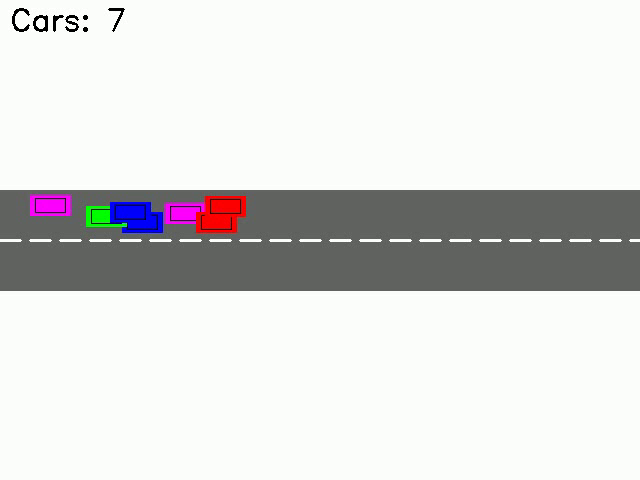
#> input picture frame 60 of traffic_management/traffic_simulation.mp4, 640 x 480 px
$ python car_detection.py
#> lines starting #> are read from the running program, lines starting #| are printed output that depends on the picture; after the words box and inside, x2 and y2 are one past the last pixel; in counts of white or black regions, pixels touching at a corner belong together
import cv2
import numpy as np
import time

class TrafficSignalManagement:
    def __init__(self, video_path=None):
        # Initialize the video capture
        self.video_path = video_path
        self.cap = None

        # Car detection parameters - using fullbody cascade as alternative
        self.car_cascade = cv2.CascadeClassifier(cv2.data.haarcascades + 'haarcascade_fullbody.xml')

        # Background subtractor for motion detection
        self.bg_subtractor = cv2.createBackgroundSubtractorMOG2(detectShadows=True)

        # Car counting variables
        self.car_count = 0
        self.previous_car_count = 0
        self.car_counts_history = []

        # Frame processing parameters
        self.frame_count = 0
        self.process_every_n_frames = 5  # Process every 5th frame for performance

        # Region of interest parameters (can be adjusted based on camera view)
        self.roi_vertices = None

    def start_video_capture(self):
        """Start the video capture from file or camera"""
        if self.video_path:
            self.cap = cv2.VideoCapture(self.video_path)
        else:
            # Use default camera (0) if no video path is provided
            self.cap = cv2.VideoCapture(0)

        if not self.cap.isOpened():
            print("Error: Could not open video source")
            return False

        # Get video dimensions
        width = int(self.cap.get(cv2.CAP_PROP_FRAME_WIDTH))
        height = int(self.cap.get(cv2.CAP_PROP_FRAME_HEIGHT))

        # Set default ROI as the bottom half of the frame
        self.roi_vertices = np.array([
            [0, height],
            [0, height//2],
            [width, height//2],
            [width, height]
        ], dtype=np.int32)

        return True

    def set_roi(self, vertices):
        """Set custom region of interest"""
        self.roi_vertices = np.array(vertices, dtype=np.int32)

    def apply_roi_mask(self, frame):
        """Apply region of interest mask to the frame"""
        mask = np.zeros_like(frame)
        cv2.fillPoly(mask, [self.roi_vertices], (255, 255, 255))
        masked_frame = cv2.bitwise_and(frame, mask)
        return masked_frame

    def detect_cars(self, frame):
        """Detect cars in the frame using improved hybrid approach"""
        # Convert frame to grayscale for detection
        gray = cv2.cvtColor(frame, cv2.COLOR_BGR2GRAY)

        # Apply ROI mask
        masked_frame = self.apply_roi_mask(gray)

        # Use color-based detection for better accuracy
        cars = self.color_based_detection(frame)

        # If we don't detect enough cars, use motion detection
        if len(cars) < 5:
            motion_cars = self.motion_based_detection(masked_frame)
            cars.extend(motion_cars)

        # Remove overlapping detections
        cars = self.remove_overlapping_detections(cars)

        return cars

    def color_based_detection(self, frame):
        """Detect cars based on color segmentation"""
        cars = []

        # Convert to HSV for better color detection
        hsv = cv2.cvtColor(frame, cv2.COLOR_BGR2HSV)

        # Define color ranges for different car colors
        color_ranges = [
            # Red cars
            ([0, 50, 50], [10, 255, 255]),
            ([170, 50, 50], [180, 255, 255]),
            # Blue cars
            ([100, 50, 50], [130, 255, 255]),
            # Green cars
            ([40, 50, 50], [80, 255, 255]),
            # Yellow cars
            ([20, 50, 50], [40, 255, 255]),
            # White/Light cars
            ([0, 0, 200], [180, 30, 255]),
            # Dark cars
            ([0, 0, 0], [180, 255, 50])
        ]

        for lower, upper in color_ranges:
            # Create mask for this color range
            mask = cv2.inRange(hsv, np.array(lower), np.array(upper))

            # Apply morphological operations
            kernel = cv2.getStructuringElement(cv2.MORPH_ELLIPSE, (5, 5))
            mask = cv2.morphologyEx(mask, cv2.MORPH_OPEN, kernel)
            mask = cv2.morphologyEx(mask, cv2.MORPH_CLOSE, kernel)

            # Find contours
            contours, _ = cv2.findContours(mask, cv2.RETR_EXTERNAL, cv2.CHAIN_APPROX_SIMPLE)

            for contour in contours:
                area = cv2.contourArea(contour)
                if 200 < area < 15000:  # Car size range
                    x, y, w, h = cv2.boundingRect(contour)
                    aspect_ratio = w / h
                    if 0.4 < aspect_ratio < 3.0:  # Car aspect ratio
                        cars.append((x, y, w, h))

        return cars

    def motion_based_detection(self, masked_frame):
        """Enhanced motion-based detection"""
        cars = []

        # Apply background subtraction
        fg_mask = self.bg_subtractor.apply(masked_frame)

        # Apply morphological operations to clean up the mask
        kernel = cv2.getStructuringElement(cv2.MORPH_ELLIPSE, (3, 3))
        fg_mask = cv2.morphologyEx(fg_mask, cv2.MORPH_OPEN, kernel)
        fg_mask = cv2.morphologyEx(fg_mask, cv2.MORPH_CLOSE, kernel)

        # Find contours
        contours, _ = cv2.findContours(fg_mask, cv2.RETR_EXTERNAL, cv2.CHAIN_APPROX_SIMPLE)

        # Filter contours by area and aspect ratio
        for contour in contours:
            area = cv2.contourArea(contour)
            if 200 < area < 15000:  # Adjusted area threshold
                x, y, w, h = cv2.boundingRect(contour)
                aspect_ratio = w / h
                if 0.4 < aspect_ratio < 3.0:  # Car aspect ratio
                    cars.append((x, y, w, h))

        return cars

    # [19 lines left out: function template_matching_detection, not called in this run]

    def remove_overlapping_detections(self, cars):
        """Remove overlapping car detections using improved Non-Maximum Suppression"""
        if len(cars) <= 1:
            return cars

        # Convert to numpy array for easier processing
        cars_array = np.array(cars)

        # Calculate areas
        areas = cars_array[:, 2] * cars_array[:, 3]

        # Sort by area (largest first)
        indices = np.argsort(areas)[::-1]

        # Improved Non-Maximum Suppression
        keep = []
        while len(indices) > 0:
            # Take the largest remaining detection
            current = indices[0]
            keep.append(current)

            # Calculate IoU with remaining detections
            current_box = cars_array[current]
            remaining_boxes = cars_array[indices[1:]]

            # Calculate intersection over union
            ious = self.calculate_iou(current_box, remaining_boxes)

            # Remove detections with high overlap (stricter threshold)
            indices = indices[1:][ious < 0.2]  # Lower IoU threshold for better separation

        # Additional check: ensure minimum distance between car centers
        final_cars = []
        for i in keep:
            current_car = cars_array[i]
            x1, y1, w1, h1 = current_car
            center1 = (x1 + w1//2, y1 + h1//2)

            # Check if this car is too close to already selected cars
            too_close = False
            for final_car in final_cars:
                x2, y2, w2, h2 = final_car
                center2 = (x2 + w2//2, y2 + h2//2)

                # Calculate distance between centers
                distance = np.sqrt((center1[0] - center2[0])**2 + (center1[1] - center2[1])**2)

                # If too close, skip this car
                if distance < 50:  # Minimum distance threshold
                    too_close = True
                    break

            if not too_close:
                final_cars.append(current_car)

        return [tuple(car) for car in final_cars]

    def calculate_iou(self, box1, boxes2):
        """Calculate Intersection over Union between one box and multiple boxes"""
        x1, y1, w1, h1 = box1
        x2, y2, w2, h2 = boxes2[:, 0], boxes2[:, 1], boxes2[:, 2], boxes2[:, 3]

        # Calculate intersection coordinates
        x_left = np.maximum(x1, x2)
        y_top = np.maximum(y1, y2)
        x_right = np.minimum(x1 + w1, x2 + w2)
        y_bottom = np.minimum(y1 + h1, y2 + h2)

        # Calculate intersection area
        intersection = np.maximum(0, x_right - x_left) * np.maximum(0, y_bottom - y_top)

        # Calculate union area
        area1 = w1 * h1
        area2 = w2 * h2
        union = area1 + area2 - intersection

        # Calculate IoU
        iou = intersection / (union + 1e-6)  # Add small epsilon to avoid division by zero

        return iou

    def process_frame(self, frame):
        """Process a single frame to detect and count cars"""
        # Increment frame counter
        self.frame_count += 1

        # Process every frame for better detection
        # Detect cars
        cars = self.detect_cars(frame)

        # Update car count
        self.previous_car_count = self.car_count
        self.car_count = len(cars)
        self.car_counts_history.append(self.car_count)

        # Draw bounding boxes around detected cars with thicker lines
        for i, (x, y, w, h) in enumerate(cars):
            # Draw green bounding box
            cv2.rectangle(frame, (x, y), (x+w, y+h), (0, 255, 0), 3)

            # Add car number label
            cv2.putText(
                frame,
                f"Car {i+1}",
                (x, y-10),
                cv2.FONT_HERSHEY_SIMPLEX,
                0.6,
                (0, 255, 0),
                2
            )

        # Display car count on frame with better visibility
        cv2.putText(
            frame,
            f"Cars Detected: {self.car_count}",
            (10, 30),
            cv2.FONT_HERSHEY_SIMPLEX,
            1,
            (0, 255, 0),
            3
        )

        # Add frame counter
        cv2.putText(
            frame,
            f"Frame: {self.frame_count}",
            (10, 70),
            cv2.FONT_HERSHEY_SIMPLEX,
            0.7,
            (255, 255, 255),
            2
        )

        # Draw ROI on frame
        cv2.polylines(frame, [self.roi_vertices], True, (255, 0, 0), 2)

        return frame

    def run(self):
        """Run the traffic management system"""
        if not self.start_video_capture():
            return

        try:
            while self.cap.isOpened():
                ret, frame = self.cap.read()
#> frame is the input picture: shape (480, 640, 3); mean B, G, R 218.2, 219.4, 219.4

                if not ret:
                    print("End of video stream")
                    break

                # Process the frame
                processed_frame = self.process_frame(frame)
#> in apply_roi_mask, `cv2.fillPoly(mask, [self.roi_vertices], (255, 255, 255))`:
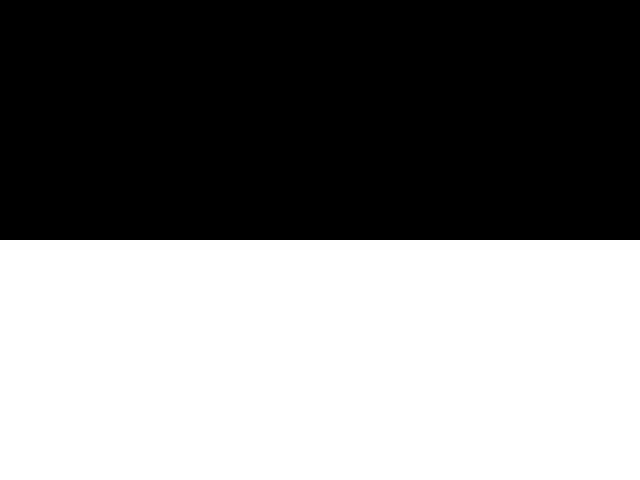
#> mask: shape (480, 640); 50% white; 1 white region, box (x1, y1, x2, y2) and area: (0, 240, 640, 480) 153600
#> in apply_roi_mask, `masked_frame = cv2.bitwise_and(frame, mask)`:
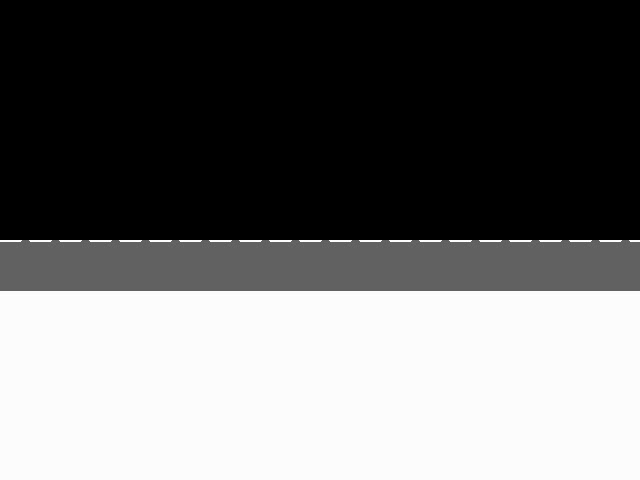
#> masked_frame: shape (480, 640); min 0, max 255, mean 110
#> the loop in color_based_detection, `for lower, upper in color_ranges:` made 7 passes
#> contours on pass 7: 3 contours, all with area under 20
#> pass 1, in color_based_detection, `mask = cv2.inRange(hsv, np.array(lower), np.array(upper))`:
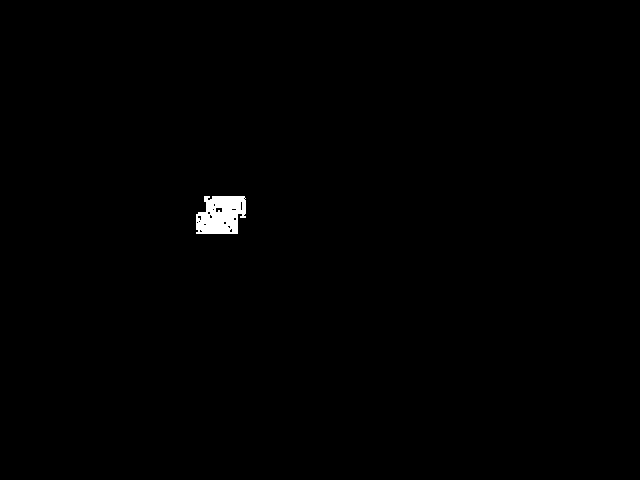
#> mask: shape (480, 640); 0.49% white; 1 white region, box (x1, y1, x2, y2) and area: (196, 196, 246, 234) 1512
#> pass 2, in color_based_detection, `mask = cv2.inRange(hsv, np.array(lower), np.array(upper))`:
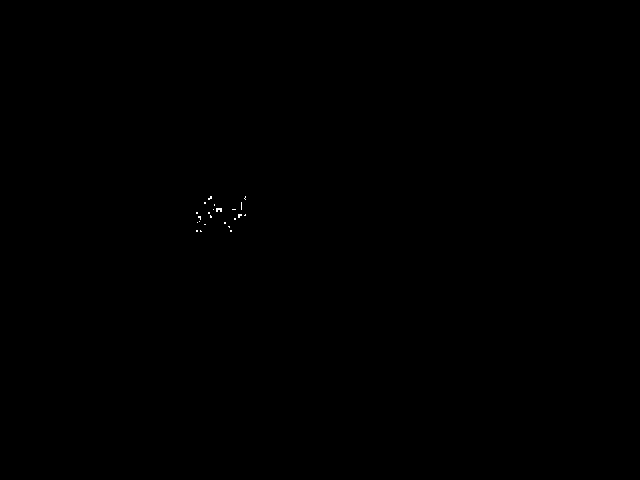
#> mask: shape (480, 640); 0.04% white in thin lines or dots, all inside (x1, y1, x2, y2) = (196, 196, 246, 232)
#> after the loop in color_based_detection, `for lower, upper in color_ranges:`: cars = [(196, 196, 50, 38), (110, 202, 54, 32), (86, 206, 26, 22)]
#> in motion_based_detection, `kernel = cv2.getStructuringElement(cv2.MORPH_ELLIPSE, (3, 3))`: kernel = [[0, 1, 0], [1, 1, 1], [0, 1, 0]]
#> in motion_based_detection, `contours, _ = cv2.findContours(fg_mask, cv2.RETR_EXTERNAL, cv2.CHAIN_A..`: contours = [[[0, 0], [0, 479], [639, 479], [639, 0]]]
#> the loop in motion_based_detection, `for contour in contours:` made 1 pass
#> (contour, area) on pass 1: ([[0, 0], [0, 479], [639, 479], [639, 0]], 306081)
#> after the loop in motion_based_detection, `for contour in contours:`: cars = []
#> in remove_overlapping_detections, `cars_array = np.array(cars)`: cars_array = [[196, 196, 50, 38], [110, 202, 54, 32], [86, 206, 26, 22]]
#> in remove_overlapping_detections, `areas = cars_array[:, 2] * cars_array[:, 3]`: areas = [1900, 1728, 572]
#> in remove_overlapping_detections, `indices = np.argsort(areas)[::-1]`: indices = [0, 1, 2]
#> the loop in remove_overlapping_detections, `while len(indices) > 0:` made 3 passes
#> (remaining_boxes, x1 in calculate_iou, y1 in calculate_iou, w1 in calculate_iou, h1 in calculate_iou, x2 in calculate_iou, w2 in calculate_iou, h2 in calculate_iou) on pass 1: ([[110, 202, 54, 32], [86, 206, 26, 22]], 196, 196, 50, 38, [110, 86], [54, 26], [32, 22])
#> after the loop in remove_overlapping_detections, `while len(indices) > 0:`: indices = empty array; keep = [0, 1, 2]
#> the loop in remove_overlapping_detections, `for i in keep:` made 3 passes
#> (x1, y1, w1, h1, center1) on passes 1 to 3: (196, 196, 50, 38, (221, 215)), (110, 202, 54, 32, (137, 218)), (86, 206, 26, 22, (99, 217))
#> after the loop in remove_overlapping_detections, `for i in keep:`: final_cars = [[196, 196, 50, 38], [110, 202, 54, 32]]
#> in detect_cars, `cars = self.remove_overlapping_detections(cars)`: cars = [(196, 196, 50, 38), (110, 202, 54, 32)]
#> in process_frame, `self.car_count = len(cars)`: self.car_count = 2
#> the loop in process_frame, `for i, (x, y, w, h) in enumerate(cars):` made 2 passes
#> after the loop in process_frame, `for i, (x, y, w, h) in enumerate(cars):`:
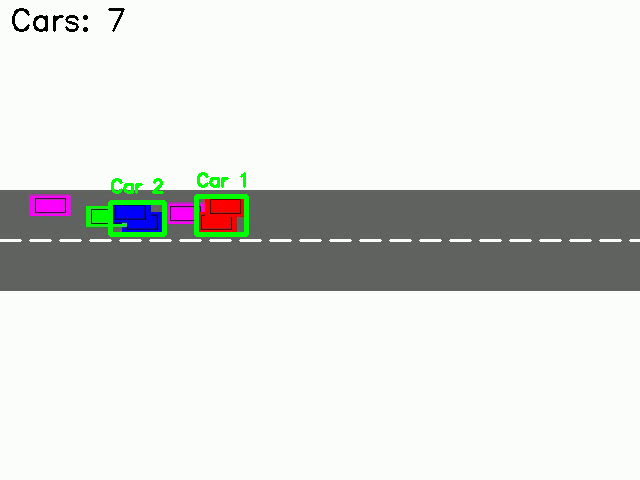
#> frame: shape (480, 640, 3); 0.76% of pixels changed, all inside (x1, y1, x2, y2) = (108, 172, 249, 237)
#> in process_frame, `cv2.polylines(frame, [self.roi_vertices], True, (255, 0, 0), 2)`:
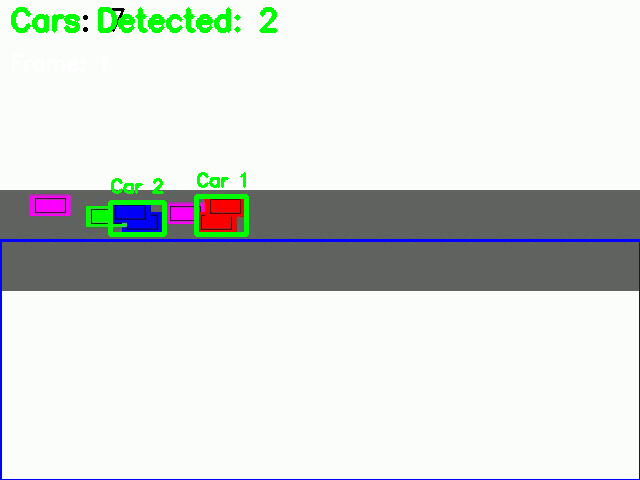
#> frame: shape (480, 640, 3); mean B, G, R 215.7, 218.6, 214

                # Display the processed frame
                cv2.imshow('Traffic Management System', processed_frame)

                # Break loop on 'q' key press
                if cv2.waitKey(1) & 0xFF == ord('q'):
#> (key q is pressed here)
                    break

                # Simulate real-time processing
                time.sleep(0.01)

        finally:
            # Release resources
            self.cap.release()
            cv2.destroyAllWindows()


if __name__ == "__main__":
    # Example usage with a video file
    # Replace 'traffic_video.mp4' with your video file or remove the parameter to use webcam
    traffic_system = TrafficSignalManagement('traffic_simulation.mp4')
    traffic_system.run()

$ run again, starting later in the video
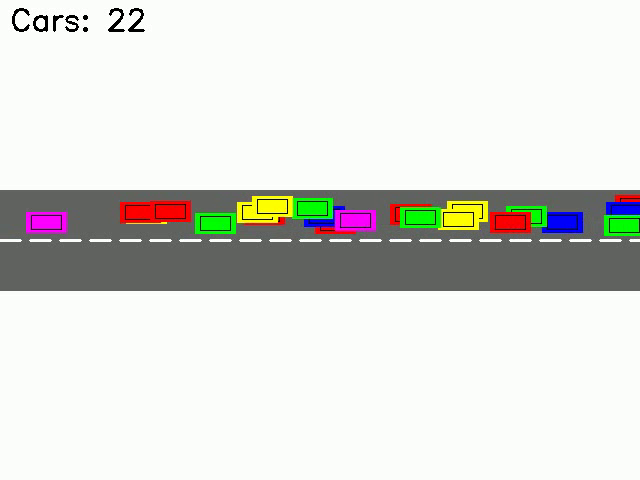
#> input picture frame 270 of traffic_management/traffic_simulation.mp4, 640 x 480 px
#> in run, frame is the input picture: shape (480, 640, 3); mean B, G, R 216.1, 221.1, 220.1
#> hsv: shape (480, 640, 3); mean H, S, V 51.2, 14.8, 225.7
#> the loop in color_based_detection, `for lower, upper in color_ranges:` made 7 passes
#> contours on pass 7: 5 contours, all with area under 20
#> pass 1, in color_based_detection, `mask = cv2.morphologyEx(mask, cv2.MORPH_OPEN, kernel)`:
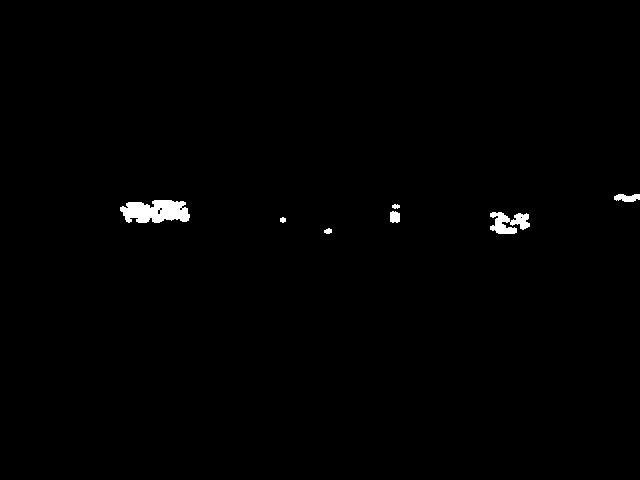
#> mask: shape (480, 640); 0.69% white; 7 white regions, largest, box (x1, y1, x2, y2) and area: (120, 200, 190, 223) 1213, (490, 212, 530, 234) 558, (614, 194, 640, 202) 157
#> after the loop in color_based_detection, `for lower, upper in color_ranges:`: cars = [(490, 212, 40, 22), (542, 212, 42, 22), (606, 202, 34, 12), (604, 215, 36, 21), (194, 212, 44, 23), (400, 206, 42, 22), (524, 205, 24, 23), (292, 198, 42, 22), (444, 200, 44, 30), (236, 196, 56, 29)]
#> cars_array = [[490, 212, 40, 22], [542, 212, 42, 22], [606, 202, 34, 12], [604, 215, 36, 21], [194, 212, 44, 23], [400, 206, 42, 22], [524, 205, 24, 23], [292, 198, 42, 22], [444, 200, 44, 30], [236, 196, 56, 29]]
#> areas = [880, 924, 408, 756, 1012, 924, 552, 924, 1320, 1624]
#> in remove_overlapping_detections, `indices = np.argsort(areas)[::-1]`: indices = [9, 8, 4, 7, 5, 1, 0, 3, 6, 2]
#> the loop in remove_overlapping_detections, `while len(indices) > 0:` made 10 passes
#> (current, x1 in calculate_iou, y1 in calculate_iou, w1 in calculate_iou, h1 in calculate_iou, y2 in calculate_iou, w2 in calculate_iou, h2 in calculate_iou) on passes 3, 5: (4, 194, 212, 44, 23, [198, 206, 212, 212, 215, 205, 202], [42, 42, 42, 40, 36, 24, 34], [22, 22, 22, 22, 21, 23, 12]), (5, 400, 206, 42, 22, [212, 212, 215, 205, 202], [42, 40, 36, 24, 34], [22, 22, 21, 23, 12])
#> after the loop in remove_overlapping_detections, `while len(indices) > 0:`: indices = empty array; keep = [9, 8, 4, 7, 5, 1, 0, 3, 6, 2]
#> the loop in remove_overlapping_detections, `for i in keep:` made 10 passes
#> (i, x1, y1, w1, h1, center1) on passes 1, 2, 3, 4, 6, 7, 8, 9: (9, 236, 196, 56, 29, (264, 210)), (8, 444, 200, 44, 30, (466, 215)), (4, 194, 212, 44, 23, (216, 223)), (7, 292, 198, 42, 22, (313, 209)), (1, 542, 212, 42, 22, (563, 223)), (0, 490, 212, 40, 22, (510, 223)), (3, 604, 215, 36, 21, (622, 225)), (6, 524, 205, 24, 23, (536, 216))
#> after the loop in remove_overlapping_detections, `for i in keep:`: final_cars = [[236, 196, 56, 29], [444, 200, 44, 30], [542, 212, 42, 22], [604, 215, 36, 21]]
#> in detect_cars, `cars = self.remove_overlapping_detections(cars)`: cars = [(236, 196, 56, 29), (444, 200, 44, 30), (542, 212, 42, 22), (604, 215, 36, 21)]
#> self.car_count = 4
#> the loop in process_frame, `for i, (x, y, w, h) in enumerate(cars):` made 4 passes
#> in process_frame, `cv2.polylines(frame, [self.roi_vertices], True, (255, 0, 0), 2)`:
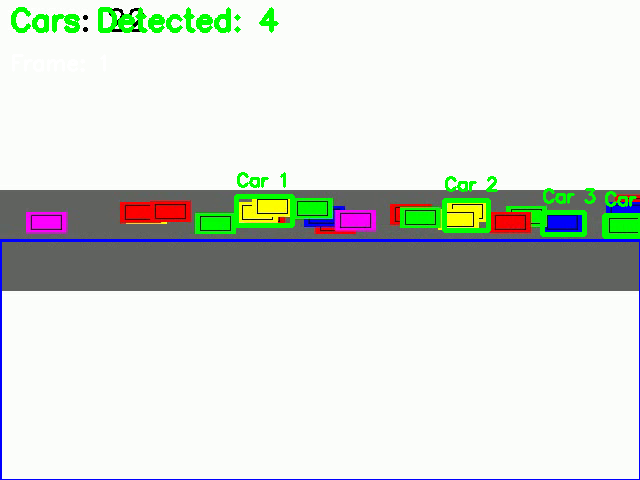
#> frame: shape (480, 640, 3); mean B, G, R 213.4, 220.7, 214.3
